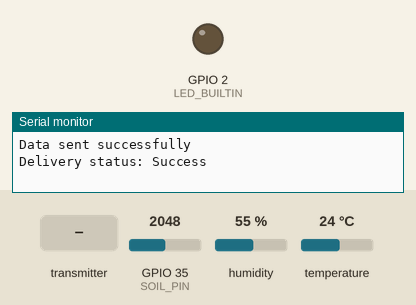
The sketch below on a simulated ESP32. Shown: output pins drawn as LEDs (lit = HIGH), the last lines printed to the serial monitor. Inputs (shaded band) come from the test bench; at power-on: GPIO 35 (SOIL_PIN) = 2048, humidity 55 %, temperature 24 °C.

Above: at 1.2 s.
1.3 s: the transmitter starts sending led = 1
At 2.0 s:
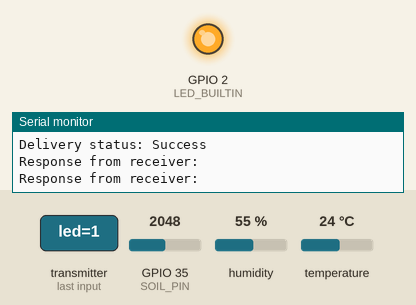
Timing chart, 0 to 4.3 s (numbered marks = the images above; inputs shaded):
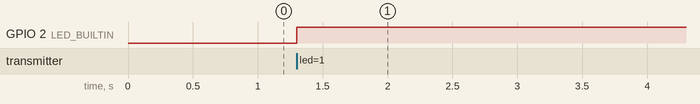

Measured:
- after the input at 1.3 s, GPIO 2 (LED_BUILTIN): LOW → HIGH at once

The sketch:

controller.ino
```cpp
#include <WiFi.h>
#include <esp_now.h>
#include <DHT.h>

#define DHTPIN 14
#define DHTTYPE DHT11
DHT dht(DHTPIN, DHTTYPE);

#define SOIL_PIN 35

// Structure to hold sensor data
typedef struct struct_message
{
    float temperature;
    float humidity;
    int soilMoisture;
} struct_message;

typedef struct struct_response
{
    int led;
} struct_response;

struct_message sensorData;
struct_response responseData;

uint8_t receiverMAC[] = {0x7C, 0x9E, 0xBD, 0x61, 0xAB, 0x40};

void onDataSent(const uint8_t *mac_addr, esp_now_send_status_t status)
{
    Serial.print("Delivery status: ");
    Serial.println(status == ESP_NOW_SEND_SUCCESS ? "Success" : "Fail");
}

void onDataReceive(const esp_now_recv_info *info, const uint8_t *data, int len)
{
    // Copy the received data into the responseData structure
    memcpy(&responseData, data, sizeof(responseData));

    // Print the received data (response) to the serial monitor
    Serial.println("Response from receiver:");
    if (responseData.led == 1)
    {
        digitalWrite(LED_BUILTIN, HIGH);
    }
    else if (responseData.led == 2)
    {
        digitalWrite(LED_BUILTIN, LOW);
    }
}

void setup()
{
    Serial.begin(115200);

    dht.begin();

    pinMode(LED_BUILTIN, OUTPUT);

    WiFi.mode(WIFI_STA);
    if (esp_now_init() != ESP_OK)
    {
        Serial.println("Error initializing ESP-NOW");
        return;
    }

    esp_now_peer_info_t peerInfo;
    memcpy(peerInfo.peer_addr, receiverMAC, 6);
    peerInfo.channel = 0;
    peerInfo.encrypt = false;
    if (esp_now_add_peer(&peerInfo) != ESP_OK)
    {
        Serial.println("Failed to add peer");
        return;
    }

    esp_now_register_send_cb(onDataSent);
    esp_now_register_recv_cb(onDataReceive);
}

void loop()
{
    sensorData.temperature = dht.readTemperature();
    sensorData.humidity = dht.readHumidity();
    sensorData.soilMoisture = analogRead(SOIL_PIN);

    esp_err_t result = esp_now_send(receiverMAC, (uint8_t *)&sensorData, sizeof(sensorData));

    if (result == ESP_OK)
    {
        Serial.println("Data sent successfully");
    }
    else
    {
        Serial.println("Error sending data");
        Serial.println(result);
    }

    delay(2000);
}
```
